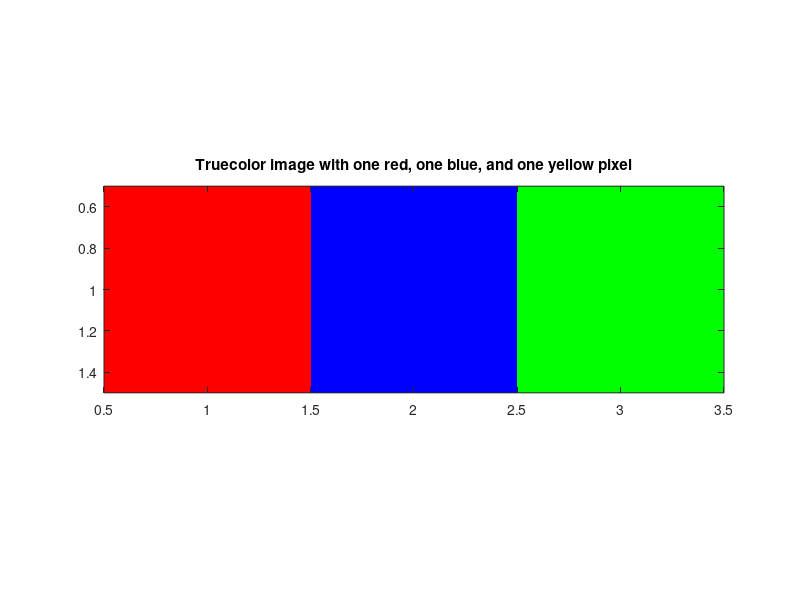

Here is the MATLAB script that generated this plot:
red = [1 0; 1 0.7];

green = [0 0; 1 0.7];

blue = [0 1; 0 0.7];

truecolor_image = cat(3, red, green, blue);

image(truecolor_image)
axis equal % Display the image using square pixels

clear all;
close all;

plane_1 = [1 0 0];
plane_2 = [0 0 1];
plane_3 = [0 1 0];
rgb = cat(3, plane_1, plane_2, plane_3);
size(rgb)

image(rgb)
axis image
title('Truecolor image with one red, one blue, and one yellow pixel')